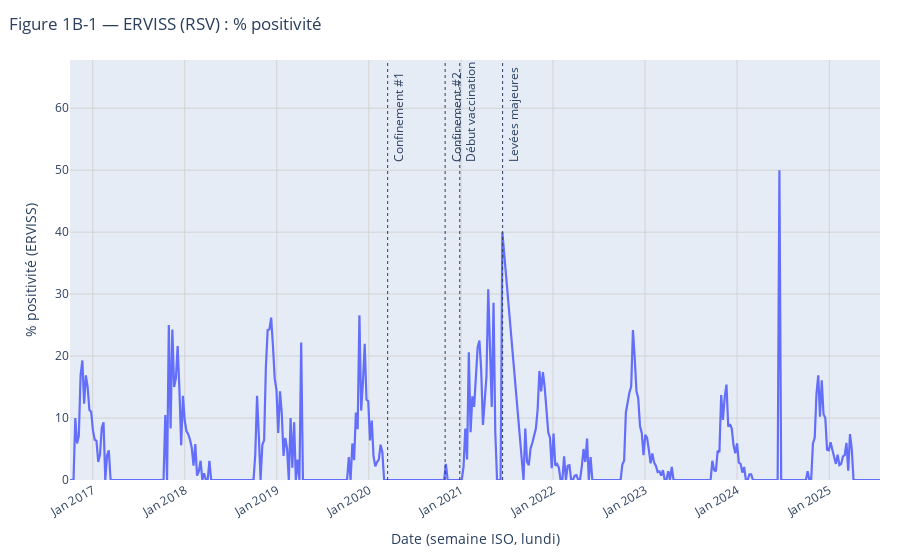

The notebook cell this image was saved under:
### Markdown cell above
### Figure 1B-1 — ERVISS (RSV) : % positivité

Série hebdomadaire (≈2016→…) permettant de contextualiser le **pré-pandémique** : pics hivernaux regroupés, effondrement 2020–21,
ré-émergence hors hiver (printemps 2021) puis précocité en 2022.

### Code cell
fig1b_pos = go.Figure()
if not ser_pos.empty:
    fig1b_pos.add_trace(go.Scatter(
        x=ser_pos[date_col], y=ser_pos["value"], mode="lines",
        name="% positivité (ERVISS)", line=dict(width=2.2)
    ))
    ymax_b = float(np.nanmax(ser_pos["value"]))
else:
    ymax_b = 100.0
    fig1b_pos.add_annotation(text="⚠️ 'positivity' indisponible",
        xref="paper", yref="paper", x=0.02, y=0.95, showarrow=False, font=dict(color="red"))

shapes, annots = covid_shapes_annots(ymax_b)
for ann in annots:
    ann["textangle"]=-90; ann["y"]=ymax_b*1.02; ann["xanchor"]="left"; ann["yanchor"]="bottom"; ann["showarrow"]=False

fig1b_pos.update_layout(
    shapes=shapes, annotations=annots,
    xaxis=dict(title="Date (semaine ISO, lundi)", tickformat="%b %Y", tickangle=-30,
               showgrid=True, gridcolor="lightgray", zeroline=False),
    yaxis=dict(title="% positivité (ERVISS)", rangemode="tozero",
               showgrid=True, gridcolor="lightgray", zeroline=False),
    title=dict(text="Figure 1B-1 — ERVISS (RSV) : % positivité", x=0.01),
    margin=dict(l=70, r=20, t=60, b=80),
    legend=dict(orientation="h", y=-0.28, x=0.5, xanchor="center")
)
fig1b_pos.show()

try:
    fig1b_pos.write_image(OUT / "Fig1B1_ERVISS_positivity.png", scale=2)
    fig1b_pos.write_image(OUT / "Fig1B1_ERVISS_positivity.pdf")
except Exception as e:
    print("Export Fig.1B-1 échoué:", e)

### Figure 1 — Plotly figure (JSON) as saved in the notebook; plotly's stock layout.template omitted (floating-point values rounded to 4 significant figures; data arrays with more than 128 entries replaced by an {"elided": "..."} marker saying what was removed)
{"data": [{"line": {"width": 2.2}, "mode": "lines", "name": "% positivité (ERVISS)", "type": "scatter", "x": {"elided": "356 str values"}, "y": {"elided": "356 float values"}}], "layout": {"annotations": [{"showarrow": false, "text": "Confinement #1", "textangle": -90, "x": "2020-03-16", "xanchor": "left", "xref": "x", "y": 51, "yanchor": "bottom", "yref": "y"}, {"showarrow": false, "text": "Confinement #2", "textangle": -90, "x": "2020-10-30", "xanchor": "left", "xref": "x", "y": 51, "yanchor": "bottom", "yref": "y"}, {"showarrow": false, "text": "Début vaccination", "textangle": -90, "x": "2020-12-27", "xanchor": "left", "xref": "x", "y": 51, "yanchor": "bottom", "yref": "y"}, {"showarrow": false, "text": "Levées majeures", "textangle": -90, "x": "2021-06-15", "xanchor": "left", "xref": "x", "y": 51, "yanchor": "bottom", "yref": "y"}], "legend": {"orientation": "h", "x": 0.5, "xanchor": "center", "y": -0.28}, "margin": {"b": 80, "l": 70, "r": 20, "t": 60}, "shapes": [{"line": {"dash": "dot", "width": 1}, "type": "line", "x0": "2020-03-16", "x1": "2020-03-16", "xref": "x", "y0": 0, "y1": 1, "yref": "paper"}, {"line": {"dash": "dot", "width": 1}, "type": "line", "x0": "2020-10-30", "x1": "2020-10-30", "xref": "x", "y0": 0, "y1": 1, "yref": "paper"}, {"line": {"dash": "dot", "width": 1}, "type": "line", "x0": "2020-12-27", "x1": "2020-12-27", "xref": "x", "y0": 0, "y1": 1, "yref": "paper"}, {"line": {"dash": "dot", "width": 1}, "type": "line", "x0": "2021-06-15", "x1": "2021-06-15", "xref": "x", "y0": 0, "y1": 1, "yref": "paper"}], "title": {"text": "Figure 1B-1 — ERVISS (RSV) : % positivité", "x": 0.01}, "xaxis": {"gridcolor": "lightgray", "showgrid": true, "tickangle": -30, "tickformat": "%b %Y", "title": {"text": "Date (semaine ISO, lundi)"}, "zeroline": false}, "yaxis": {"gridcolor": "lightgray", "rangemode": "tozero", "showgrid": true, "title": {"text": "% positivité (ERVISS)"}, "zeroline": false}}}
